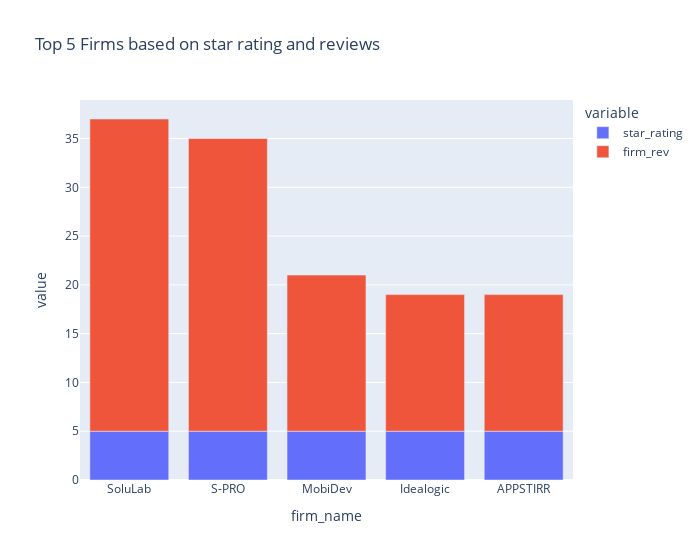

The code cell stored with this chart in its notebook:
### Markdown cell above
From the distribution above, more than 60 firms has a review between 0 -1.

### Code cell
top5_str_rev = all_df.sort_values(by=['star_rating', 'firm_rev'], ascending=False)[:5]
px.bar(top5_str_rev, 'firm_name', ['star_rating', 'firm_rev'], width=700, title='Top 5 Firms based on star rating and reviews')

### Figure 1 — Plotly figure (JSON) as saved in the notebook; plotly's stock layout.template omitted (floating-point values rounded to 4 significant figures)
{"data": [{"alignmentgroup": "True", "hovertemplate": "variable=star_rating<br>firm_name=%{x}<br>value=%{y}<extra></extra>", "legendgroup": "star_rating", "marker": {"color": "#636efa", "pattern": {"shape": ""}}, "name": "star_rating", "offsetgroup": "star_rating", "orientation": "v", "showlegend": true, "textposition": "auto", "type": "bar", "x": ["SoluLab", "S-PRO", "MobiDev", "Idealogic", "APPSTIRR"], "xaxis": "x", "y": [5, 5, 5, 5, 5], "yaxis": "y"}, {"alignmentgroup": "True", "hovertemplate": "variable=firm_rev<br>firm_name=%{x}<br>value=%{y}<extra></extra>", "legendgroup": "firm_rev", "marker": {"color": "#EF553B", "pattern": {"shape": ""}}, "name": "firm_rev", "offsetgroup": "firm_rev", "orientation": "v", "showlegend": true, "textposition": "auto", "type": "bar", "x": ["SoluLab", "S-PRO", "MobiDev", "Idealogic", "APPSTIRR"], "xaxis": "x", "y": [32, 30, 16, 14, 14], "yaxis": "y"}], "layout": {"barmode": "relative", "legend": {"title": {"text": "variable"}, "tracegroupgap": 0}, "title": {"text": "Top 5 Firms based on star rating and reviews"}, "width": 700, "xaxis": {"anchor": "y", "domain": [0, 1], "title": {"text": "firm_name"}}, "yaxis": {"anchor": "x", "domain": [0, 1], "title": {"text": "value"}}}}
